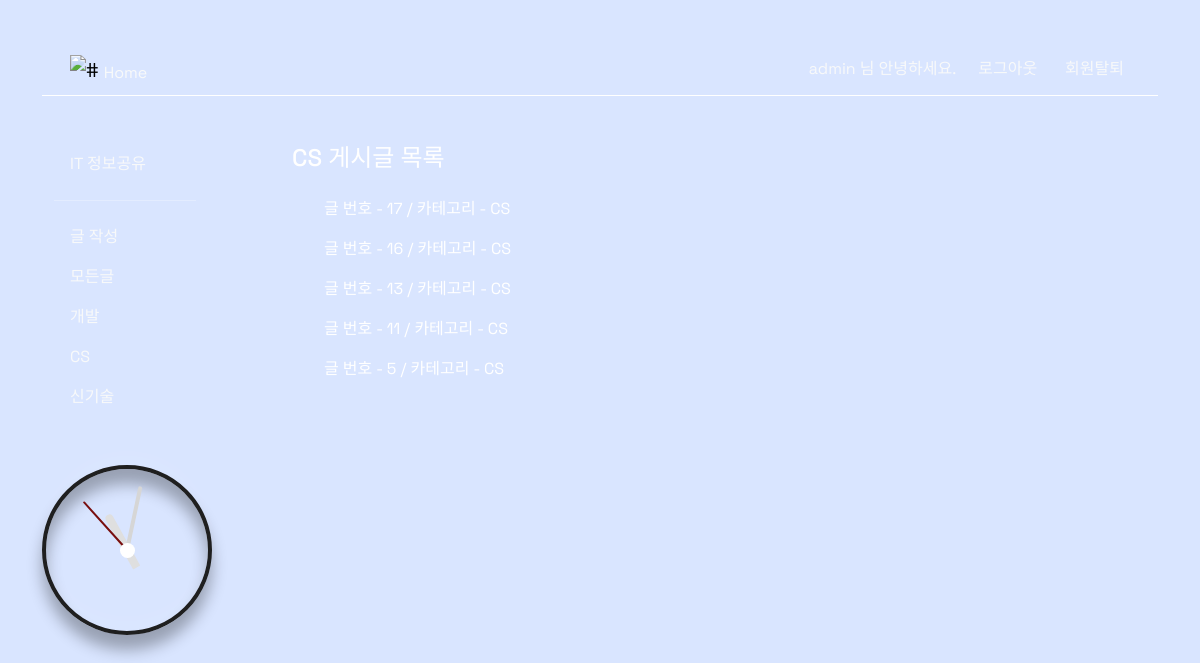
/posts/category/CS/ (signed in), run on the app's committed database.
### accounts/models.py (models this page shows)
class User(AbstractUser):
    birthday = models.DateField(null=True, blank=True)

### posts/models.py (models this page shows)
class Post(models.Model):
    title = models.CharField(max_length=80)
    content = models.TextField(null=False)
    category = models.CharField(max_length=20)
    deadline = models.DateField(null=True)
    created_at = models.DateTimeField(auto_now_add=True)
    updated_at = models.DateTimeField(auto_now=True)

### posts/views.py (the view)
# urls.py: path('category/<str:subject>/', views.category, name='category'),
def category(request, subject):
    subject = subject
    posts = Post.objects.filter(category=subject).order_by('-pk')
    context = {
        'subject': subject,
        'posts': posts,
    }
    return render(request, 'posts/category.html', context)

### posts/templates/posts/category.html
{% extends 'accounts/base.html' %}
{% block content %}
<div class="container-fluid d-flex flex-column mb-3">
    <h4> {{ subject }} 게시글 목록</h4>
</div>
<div class="container-fluid d-flex flex-column">
    {% for post in posts %}
        <ul>
            <li class="spread-underline" style="list-style: none;">
                <a href="{% url 'posts:detail' post.pk %}">글 번호 - {{ post.pk }} / 카테고리 - {{ post.category }}</a>
            </li>
        </ul>
    {% endfor %}
</div>
{% endblock content %}

### accounts/templates/accounts/base.html (shortened to what this page needs)
<!doctype html>
<html lang="en">
  <head>
    <link href="https://cdn.jsdelivr.net/npm/bootstrap@5.3.0-alpha1/dist/css/bootstrap.min.css" rel="stylesheet"
>
  </head>
  <body>
    <div class="container-fluid">
        <header>
            <div class="container">
                <nav class="navbar mt-5 bg-body-primary">
                    <div class="container-fluid d-flex justify-content-start">
                        <a class="navbar-brand" href="{% url 'posts:index' %}">
                            <img src="https://cdn.discordapp.com/attachments/1052100027297841152/1093777273477398670/747589.png" alt="#" style="width:30px"> <span class="fs-6 align-bottom text-light">Home</span></a>
                    </div>
                    <div class="container-fluid d-flex justify-content-end">
                        <div class="d-flex me-3 text-light">
                        {% if request.user.is_authenticated %}
                        {{ user.username }} 님 안녕하세요.
                        </div>
                        <div class="d-flex">
                        <form action="{% url 'accounts:logout' %}" method="POST">
                            <input type="submit" value="로그아웃" class="text-light bg-transparent border-0 me-3">
                        </form>
                        <form action="{% url 'accounts:delete' %}" method="POST">
                            <input type="submit" value="회원탈퇴" class="text-light bg-transparent border-0">
                        </form>
                        </div>
                    </div>
                        {% else %}
                        <div class="d-flex">
                            <a href="{% url 'accounts:signup' %}" class="me-5">Join</a>
                            <a href="{% url 'accounts:login' %}">Login</a>
                        </div>
                      {% endif %}
                </nav>
            </div>
        </header>
        <main>
            <div class="container">
                <div class="row">
                    <div class="col-2">
                        <div class="container mt-5">
                            <ul class="nav flex-column">
                                <li class="nav-item">
                                    <a class="nav-link disabled text-light">IT 정보공유</a>
                                </li>
                                <hr>
                                {% if request.user.is_authenticated %}
                                <li class="nav-item">
                                    <a class="nav-link spread-underline text-light" href="{% url 'posts:create' %}">글 작성</a>
                                  </li>
                                {% endif %}
                                <li class="nav-item">
                                  <a class="nav-link spread-underline text-light" href="{% url 'posts:index' %}">모든글</a>
                                </li>
                                <li class="nav-item">
                                  <a class="nav-link spread-underline text-light" href="{% url 'posts:category' '개발' %}">개발</a>
                                </li>
                                <li class="nav-item">
                                  <a class="nav-link spread-underline text-light" href="{% url 'posts:category' 'CS' %}">CS</a>
                                </li>
                                <li class="nav-item">
                                    <a class="nav-link spread-underline text-light" href="{% url 'posts:category' '신기술' %}">신기술</a>
                                </li>
                            </ul>
                        </div>
                        <div class="clock mt-5">
                            <div class="hour">
                                <div class="hr" id="hr"></div>
                            </div>
                            <div class="min">
                                <div class="mn" id="mn"></div>
                            </div>
                            <div class="sec">
                                <div class="sc" id="sc"></div>
                            </div>
                        </div>
                    </div>
                    <div class="col-7 p-5">
                        <div class="container">
                        {% block content %}
                        {% endblock content %}
                        </div>
                    </div>
                </div>
            </div>
        </main>
    </div>
  </body>
</html>

### accounts/templates/accounts/base.html (style rules this page uses)
html { height: 100%; width: 100%; }
body { font-family: 'Space Grotesk', sans-serif; color: white; background-image: url(https://cdn.discordapp.com/attachments/1052100027297841152/1093772885170073722/pic.jpg); background-color: #D9E5FF; background-size: 100% 100%; border-radius: 2rem; object-fit: none; width: 100%; height: 100%; min-height: 150vh; }
a { text-decoration: none; color: white; }
.navbar { border-bottom: 1px solid white; display: flex; flex-wrap: nowrap; align-items: center; position: relative; justify-content: flex-end; padding: 0 1rem 5px; top: 0; }
.spread-underline { color: #333; text-decoration: none; position: relative; width: fit-content; }
.spread-underline:after { background: none repeat scroll 0 0 transparent; bottom: 0; content: ""; display: block; height: 2px; left: 50%; position: absolute; background: #FF4500; transition: width 0.3s ease 0s, left 0.3s ease 0s; width: 0; }
* { margin: 0; margin: 0; box-sizing: border-box; }
.clock { width: 170px; height: 170px; display: flex; justify-content: center; align-items: center; background-size: cover; border: 4px solid #1f1f1f; border-radius: 50%; box-shadow: 0 -15px 15px rgba(255, 255, 255, 0.05), inset 0 -15px 15px rgba(255, 255, 255, 0.05), 0 15px 15px rgba(0, 0, 0, 0.3), inset 0 15px 15px rgba(0, 0, 0, 0.3); }
.clock:before { content: ''; position: absolute ; width: 15px; height: 15px; background: #fff; border-radius: 50%; z-index: 1000; }
.clock .hour, .clock .min, .clock .sec { position: absolute; }
.clock .hour, .hr { width: 70px; height: 80px; }
.clock .min, .mn { width: 70px; height: 130px; }
.clock .sec, .sc { width: 90px; height: 130px; }
.hr, .mn, .sc { display: flex; justify-content: center; position: absolute; border-radius: 50%; }
.hr:before { content: ''; position: absolute; width: 8px; height: 60px; background: #dfdfdf; z-index: 10; border-radius: 6px 6px 0 0; }
.mn:before { content: ''; position: absolute; width: 4px; height: 60px; background: #d6d6d6; z-index: 10; border-radius: 6px 6px 0 0; }
.sc:before { content: ''; position: absolute; width: 2px; height: 60px; background: rgb(121, 15, 15); z-index: 12; border-radius: 6px 6px 0 0; }

### data on the page
User: username "admin"
Post: pk "17", category "CS"
Post: pk "16", category "CS"
Post: pk "13", category "CS"
Post: pk "11", category "CS"
Post: pk "5", category "CS"

### other printed values
{{ subject }} "CS"
